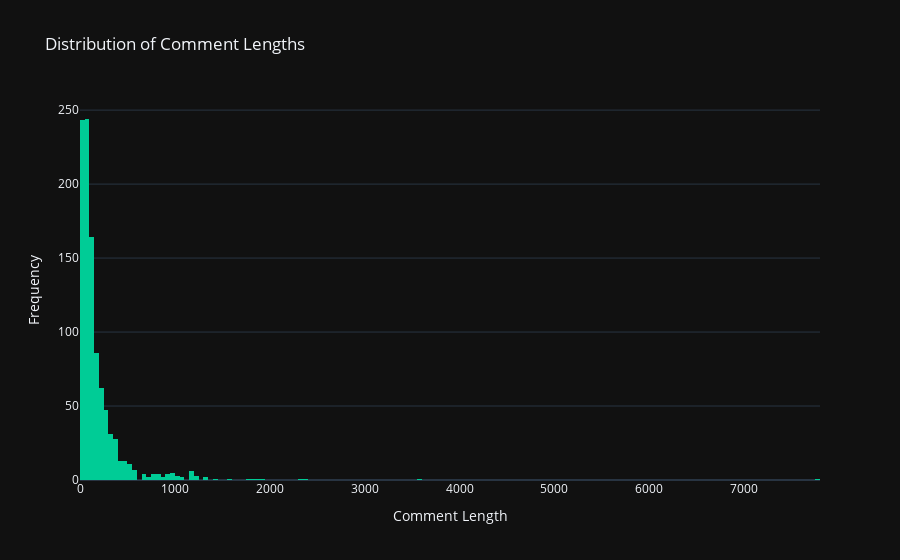

The notebook cell saved with this chart:
### Code cell
import plotly.express as px

# Calculate the length of each comment
df_comments['Comment_Length'] = df_comments['Comment'].apply(len)

# Create the histogram
fig = px.histogram(df_comments, x='Comment_Length',
                   title='Distribution of Comment Lengths',
                   labels={'Comment_Length': 'Length of Comment'},
                   template='plotly_dark',
                   color_discrete_sequence=['#00CC96'])

# Add axis labels and title
fig.update_layout(
    xaxis_title='Comment Length',
    yaxis_title='Frequency'
)

fig.show()

### Figure 1 — Plotly figure (JSON) as saved in the notebook; plotly's stock layout.template omitted (floating-point values rounded to 4 significant figures; data arrays with more than 128 entries replaced by an {"elided": "..."} marker saying what was removed)
{"data": [{"alignmentgroup": "True", "bingroup": "x", "hovertemplate": "Length of Comment=%{x}<br>count=%{y}<extra></extra>", "legendgroup": "", "marker": {"color": "#00CC96", "pattern": {"shape": ""}}, "name": "", "offsetgroup": "", "orientation": "v", "showlegend": false, "type": "histogram", "x": {"elided": "1000 int values"}, "xaxis": "x", "yaxis": "y"}], "layout": {"barmode": "relative", "legend": {"tracegroupgap": 0}, "title": {"text": "Distribution of Comment Lengths"}, "xaxis": {"anchor": "y", "domain": [0, 1], "title": {"text": "Comment Length"}}, "yaxis": {"anchor": "x", "domain": [0, 1], "title": {"text": "Frequency"}}}}
